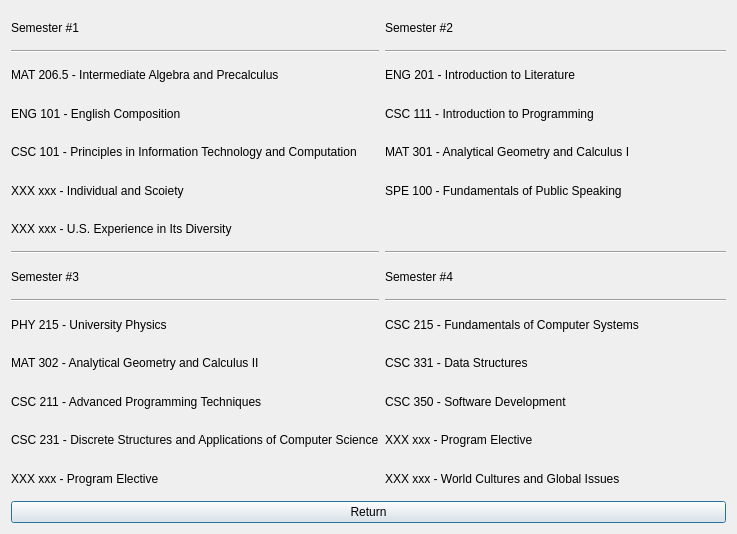
<?xml version="1.0" encoding="UTF-8"?>
<ui version="4.0">
 <class>DigitalMarketing</class>
 <widget class="QDialog" name="DigitalMarketing">
  <property name="geometry">
   <rect>
    <x>0</x>
    <y>0</y>
    <width>737</width>
    <height>534</height>
   </rect>
  </property>
  <property name="windowTitle">
   <string>Dialog</string>
  </property>
  <layout class="QVBoxLayout" name="verticalLayout_3">
   <item>
    <layout class="QHBoxLayout" name="horizontalLayout">
     <item>
      <layout class="QVBoxLayout" name="verticalLayout">
       <item>
        <widget class="QLabel" name="label_7">
         <property name="text">
          <string>Semester #1</string>
         </property>
        </widget>
       </item>
       <item>
        <widget class="Line" name="line">
         <property name="orientation">
          <enum>Qt::Horizontal</enum>
         </property>
        </widget>
       </item>
       <item>
        <widget class="QLabel" name="label">
         <property name="text">
          <string>MAT 206.5 - Intermediate Algebra and Precalculus</string>
         </property>
        </widget>
       </item>
       <item>
        <widget class="QLabel" name="label_3">
         <property name="text">
          <string>ENG 101 - English Composition</string>
         </property>
        </widget>
       </item>
       <item>
        <widget class="QLabel" name="label_4">
         <property name="text">
          <string>CSC 101 - Principles in Information Technology and Computation</string>
         </property>
        </widget>
       </item>
       <item>
        <widget class="QLabel" name="label_5">
         <property name="text">
          <string>XXX xxx - Individual and Scoiety</string>
         </property>
        </widget>
       </item>
       <item>
        <widget class="QLabel" name="label_6">
         <property name="text">
          <string>XXX xxx - U.S. Experience in Its Diversity</string>
         </property>
        </widget>
       </item>
       <item>
        <widget class="Line" name="line_3">
         <property name="orientation">
          <enum>Qt::Horizontal</enum>
         </property>
        </widget>
       </item>
       <item>
        <widget class="QLabel" name="label_13">
         <property name="text">
          <string>Semester #3</string>
         </property>
        </widget>
       </item>
       <item>
        <widget class="Line" name="line_5">
         <property name="orientation">
          <enum>Qt::Horizontal</enum>
         </property>
        </widget>
       </item>
       <item>
        <widget class="QLabel" name="label_15">
         <property name="text">
          <string>PHY 215 - University Physics</string>
         </property>
        </widget>
       </item>
       <item>
        <widget class="QLabel" name="label_17">
         <property name="text">
          <string>MAT 302 - Analytical Geometry and Calculus II</string>
         </property>
        </widget>
       </item>
       <item>
        <widget class="QLabel" name="label_18">
         <property name="text">
          <string>CSC 211 - Advanced Programming Techniques</string>
         </property>
        </widget>
       </item>
       <item>
        <widget class="QLabel" name="label_19">
         <property name="text">
          <string>CSC 231 - Discrete Structures and Applications of Computer Science</string>
         </property>
        </widget>
       </item>
       <item>
        <widget class="QLabel" name="label_20">
         <property name="text">
          <string>XXX xxx - Program Elective</string>
         </property>
        </widget>
       </item>
      </layout>
     </item>
     <item>
      <layout class="QVBoxLayout" name="verticalLayout_2">
       <item>
        <widget class="QLabel" name="label_2">
         <property name="text">
          <string>Semester #2</string>
         </property>
        </widget>
       </item>
       <item>
        <widget class="Line" name="line_2">
         <property name="orientation">
          <enum>Qt::Horizontal</enum>
         </property>
        </widget>
       </item>
       <item>
        <widget class="QLabel" name="label_8">
         <property name="text">
          <string>ENG 201 - Introduction to Literature</string>
         </property>
        </widget>
       </item>
       <item>
        <widget class="QLabel" name="label_9">
         <property name="text">
          <string>CSC 111 - Introduction to Programming</string>
         </property>
        </widget>
       </item>
       <item>
        <widget class="QLabel" name="label_10">
         <property name="text">
          <string>MAT 301 - Analytical Geometry and Calculus I</string>
         </property>
        </widget>
       </item>
       <item>
        <widget class="QLabel" name="label_11">
         <property name="text">
          <string>SPE 100 - Fundamentals of Public Speaking</string>
         </property>
        </widget>
       </item>
       <item>
        <widget class="QLabel" name="label_12">
         <property name="text">
          <string/>
         </property>
        </widget>
       </item>
       <item>
        <widget class="Line" name="line_4">
         <property name="orientation">
          <enum>Qt::Horizontal</enum>
         </property>
        </widget>
       </item>
       <item>
        <widget class="QLabel" name="label_14">
         <property name="text">
          <string>Semester #4</string>
         </property>
        </widget>
       </item>
       <item>
        <widget class="Line" name="line_6">
         <property name="orientation">
          <enum>Qt::Horizontal</enum>
         </property>
        </widget>
       </item>
       <item>
        <widget class="QLabel" name="label_16">
         <property name="text">
          <string>CSC 215 - Fundamentals of Computer Systems </string>
         </property>
        </widget>
       </item>
       <item>
        <widget class="QLabel" name="label_21">
         <property name="text">
          <string>CSC 331 - Data Structures</string>
         </property>
        </widget>
       </item>
       <item>
        <widget class="QLabel" name="label_22">
         <property name="text">
          <string>CSC 350 - Software Development</string>
         </property>
        </widget>
       </item>
       <item>
        <widget class="QLabel" name="label_23">
         <property name="text">
          <string>XXX xxx - Program Elective</string>
         </property>
        </widget>
       </item>
       <item>
        <widget class="QLabel" name="label_24">
         <property name="text">
          <string>XXX xxx - World Cultures and Global Issues</string>
         </property>
        </widget>
       </item>
      </layout>
     </item>
    </layout>
   </item>
   <item>
    <widget class="QPushButton" name="pushButton_Return">
     <property name="text">
      <string>Return</string>
     </property>
    </widget>
   </item>
  </layout>
 </widget>
 <resources/>
 <connections/>
</ui>
